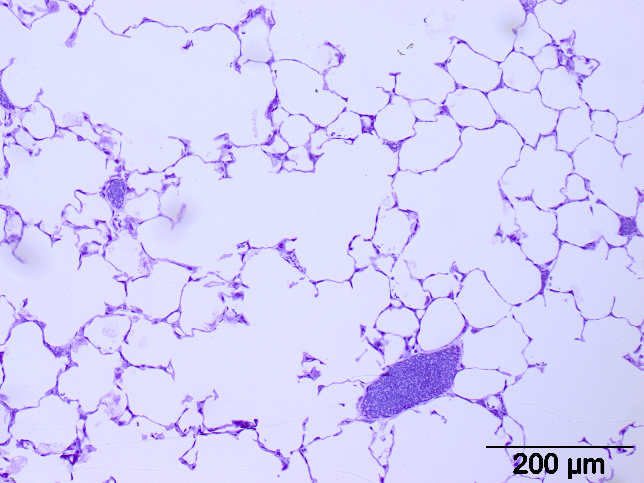
%> input picture Versuch3/bilder/Emphysem.png, 644 x 483 px
$ octave watershed_demo.m   (GNU Octave 9; MATLAB toolbox functions it lacks are replaced by stand-ins)
%> lines starting %> are read from the running program, lines starting %| are printed output that depends on the picture; in (x1, y1, x2, y2) boxes, pixels count from 0 and x2, y2 are one past the last pixel; in counts of white or black regions, pixels touching at a corner belong together; the program's own positions count from 1
### Versuch3/plotWatershed.m
function plotWatershed(I, S)
% Stellt das Ergebnis einer Wasserscheidentransformation dar.
%
% Eingabe: I - Bild
%          S - Wasserscheidentransformation
figure(1);
subplot(121);
imshow(label2rgb(S));

subplot(122);
if size(I, 3) == 1
    I2 = cat(3, I, I, I);
else
    I2 = I;
end

S = S <= 0;
S = imdilate(S, ones(3));
if isa(I2, 'double')
    I2(S) = 1;
    I2(find(S) + numel(S)) = 0.5;
    I2(find(S) + 2*numel(S)) = 0;
else
    I2(S) = 255;
    I2(find(S) + numel(S)) = 128;
    I2(find(S) + 2*numel(S)) = 0;
end

imshow(I2);
end

### Versuch3/watershed_demo.m
RGB = imread("./bilder/Emphysem.png");
%> RGB is the input picture: size 483x644x3 uint8; mean R, G, B 213.6, 209.8, 251.7

figure(2);
subplot(1, 4, 1);
I = im2gray(RGB);
imshow(I)

figure(2);
subplot(1, 4, 2);
I = imdiffusefilt(I);
I = imgaussfilt(I, 3);
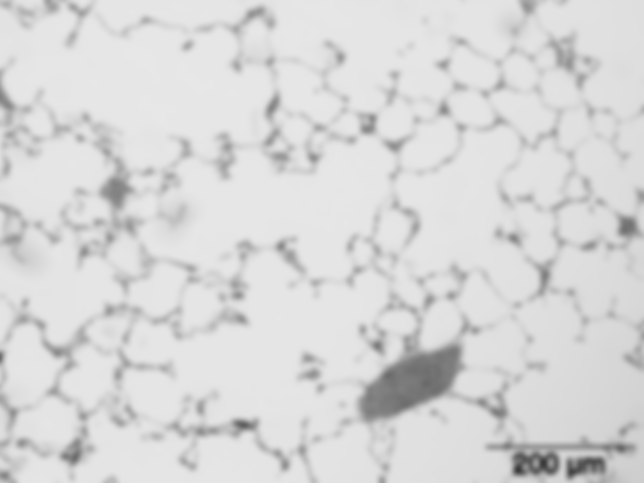
%> I: size 483x644 uint8; min 57, max 231, mean 215.8
imshow(I);

figure(2);
subplot(1, 4, 3);
I = imsharpen(I, 'Radius', 2, 'Amount', 1.5);
% I = adapthisteq(I);
imshow(I);

figure(2);
subplot(1, 4, 4);
Icomp = imcomplement(I);


Ifilt = imhmin(Icomp, 6.5);
Ifilt(Ifilt > 100) = 0;
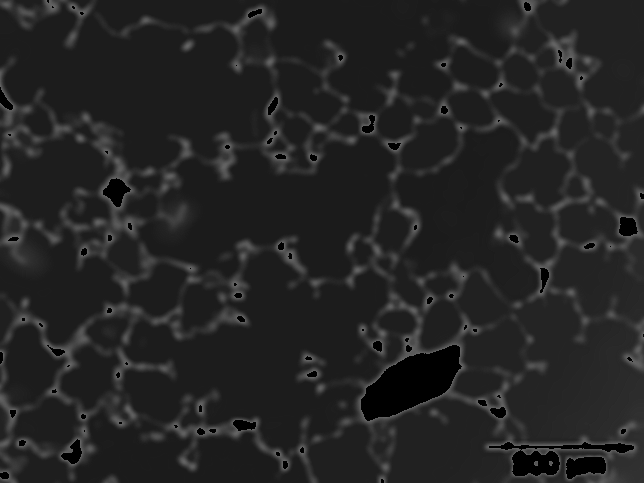
%> Ifilt: size 483x644 uint8; min 0, max 100, mean 36.1
imshow(Ifilt);
Lfilt = watershed(Ifilt);
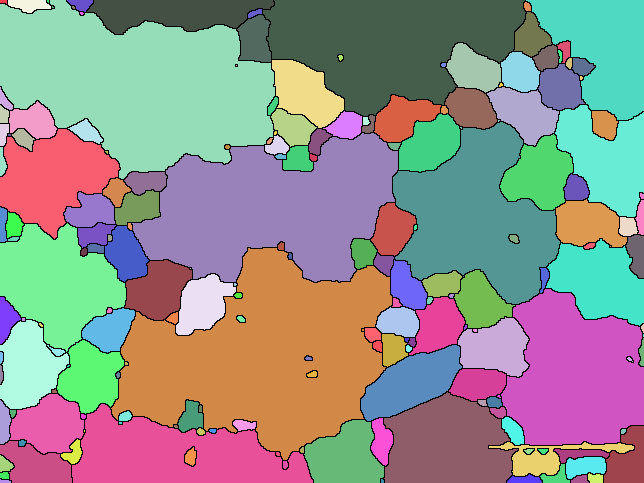
%> Lfilt: size 483x644 uint8; 191 distinct labels, from 0 to 190; one colour per label, 0 black

figure(3);
subplot(1, 1, 1);
imshow(RGB);
plotWatershed(RGB, Lfilt);
%> in plotWatershed, `imshow(label2rgb(S));`:
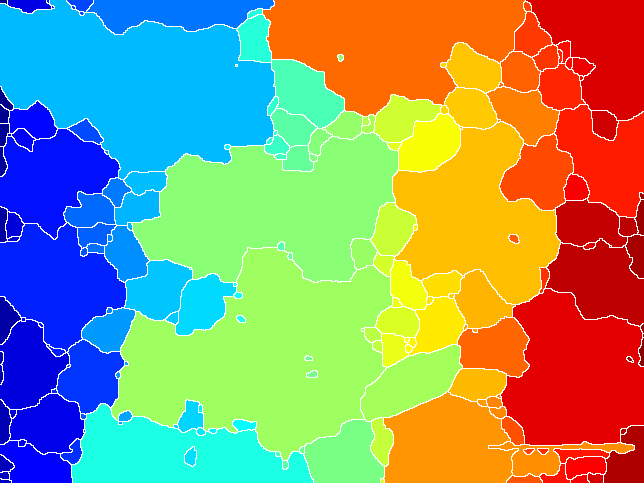
%> displayed picture: size 483x644x3, on the screen's scale of 0 to 255; mean R, G, B 143.8, 153.4, 114.6
%> in plotWatershed, `S = S <= 0;`:
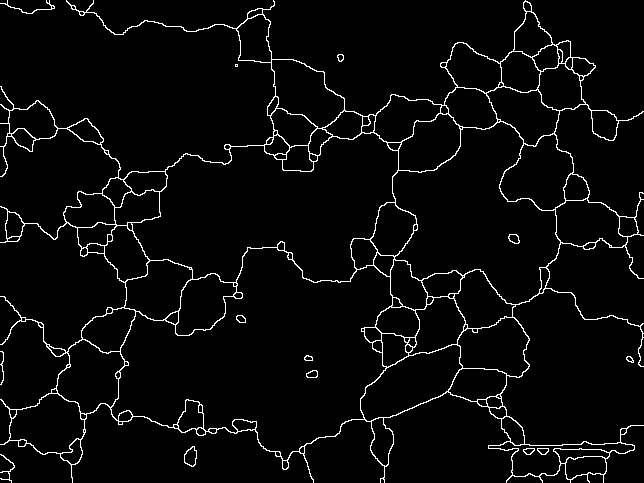
%> S: size 483x644 logical; 3.8% white in thin lines or dots
%> in plotWatershed, `S = imdilate(S, ones(3));`:
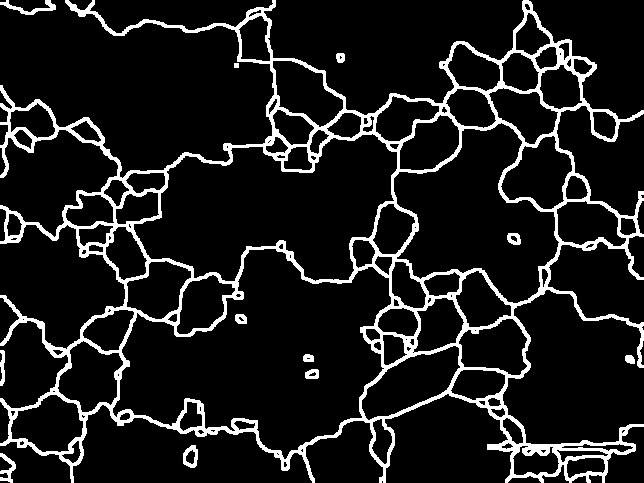
%> S: size 483x644 logical; 11% white; 12 white regions, largest, box (x1, y1, x2, y2) and area: (0, 0, 644, 483) 32899, (0, 0, 56, 15) 270, (0, 453, 16, 483) 205
%> in plotWatershed, `I2(find(S) + 2*numel(S)) = 0;`:
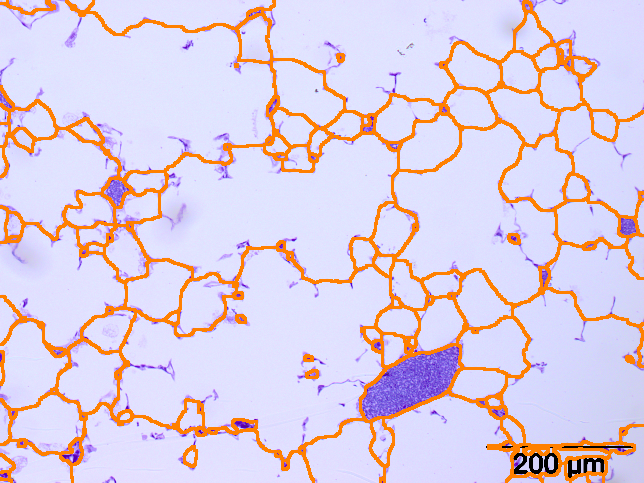
%> I2: size 483x644x3 uint8; mean R, G, B 221.6, 206.5, 224.8
